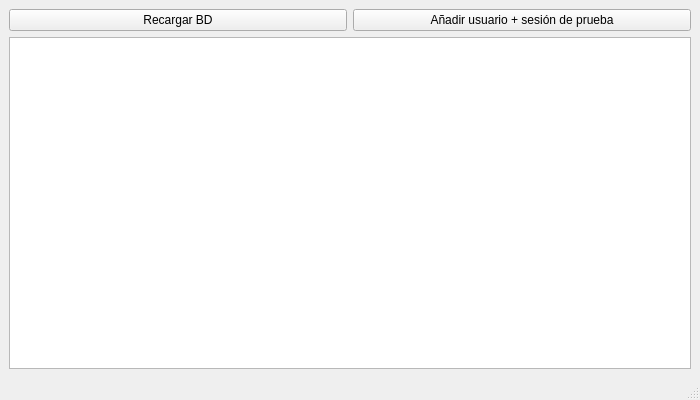
<?xml version="1.0" encoding="UTF-8"?>
<ui version="4.0">
 <class>MainWindow</class>
 <widget class="QMainWindow" name="MainWindow">
  <property name="geometry">
   <rect>
    <x>0</x>
    <y>0</y>
    <width>700</width>
    <height>400</height>
   </rect>
  </property>
  <property name="windowTitle">
   <string>Example navlib App</string>
  </property>
  <widget class="QWidget" name="centralwidget">
   <layout class="QVBoxLayout" name="verticalLayout">
    <item>
     <layout class="QHBoxLayout" name="horizontalLayout">
      <item>
       <widget class="QPushButton" name="reloadButton">
        <property name="text">
         <string>Recargar BD</string>
        </property>
       </widget>
      </item>
      <item>
       <widget class="QPushButton" name="addDummyUserButton">
        <property name="text">
         <string>Añadir usuario + sesión de prueba</string>
        </property>
       </widget>
      </item>
     </layout>
    </item>
    <item>
     <widget class="QTextEdit" name="textEdit"/>
    </item>
   </layout>
  </widget>
  <widget class="QMenuBar" name="menubar">
   <property name="geometry">
    <rect>
     <x>0</x>
     <y>0</y>
     <width>700</width>
     <height>21</height>
    </rect>
   </property>
  </widget>
  <widget class="QStatusBar" name="statusbar"/>
 </widget>
 <connections/>
</ui>
